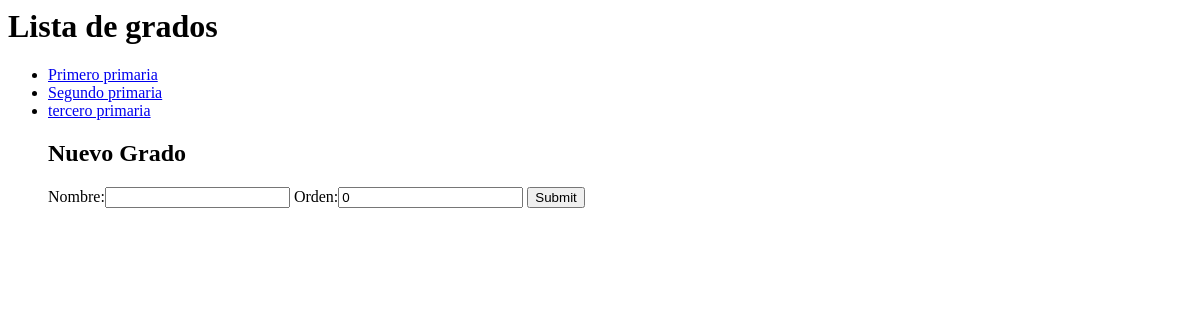
Before: /grados/ with the older database file.
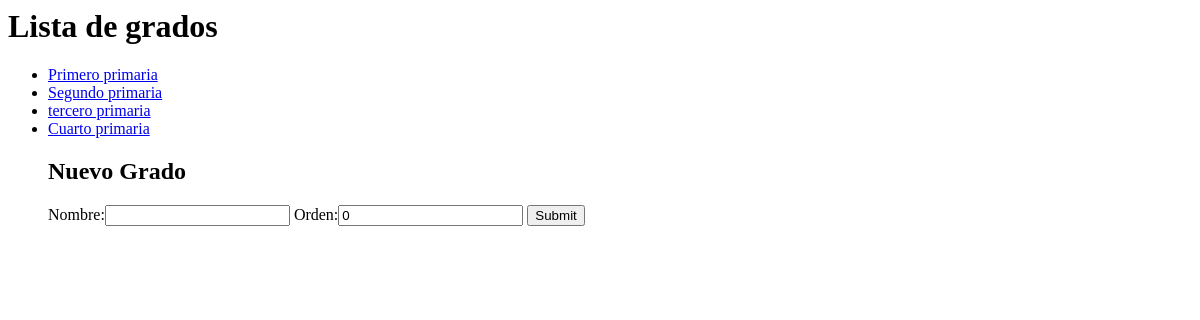
After: the same page with the newer database file.
### grados/models.py (models this page shows)
class Grado(models.Model):
	nombre = models.CharField(max_length = 100)
	orden = models.IntegerField(default= 0)
	def __str__(self):
		return self.nombre

### grados/views.py (the view)
# urls.py: url(r'^grados/$', grados_views.lista_grados, name="lista_grados"),
def lista_grados(request):
	grados = Grado.objects.all()
	formulario = GradoForm()
	return render(request, 'lista_grados.html',
		{'grados' : grados ,
		'grado_form': formulario})

### grados/forms.py
class GradoForm(forms.ModelForm):
	class Meta:
		model = Grado
		fields = ['nombre', 'orden']

### grados/templates/lista_grados.html (shortened to what this page needs)
<html>
	<head></head>
	<body>
		<h1>Lista de grados</h1>
		<ul>
			{% for grado in grados %}
				<li>
					<a href="{% url 'detalle_grado' grado_pk=grado.id %}">{{grado}}</a>
				</li>
			{% empty %}
				<p>No hay grados!</p>
			{% endfor %}
			<h2>Nuevo Grado</h2>
			<form action="/grados/crear/" method= "POST">
				{{grado_form}}
				<input type="Submit">
			</form>
		</ul>
	</body>
</html>

Changed rows visible on the page:
added Grado: nombre "Cuarto primaria"
